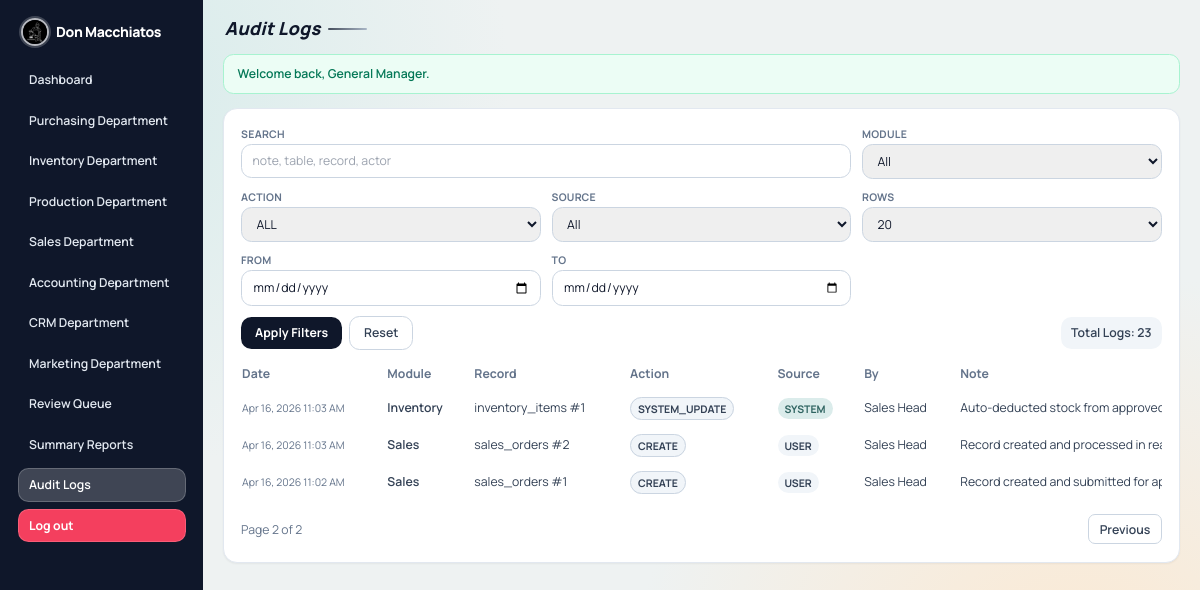
Page /audit_logs.php?page=2 (signed in) on the earlier database version.
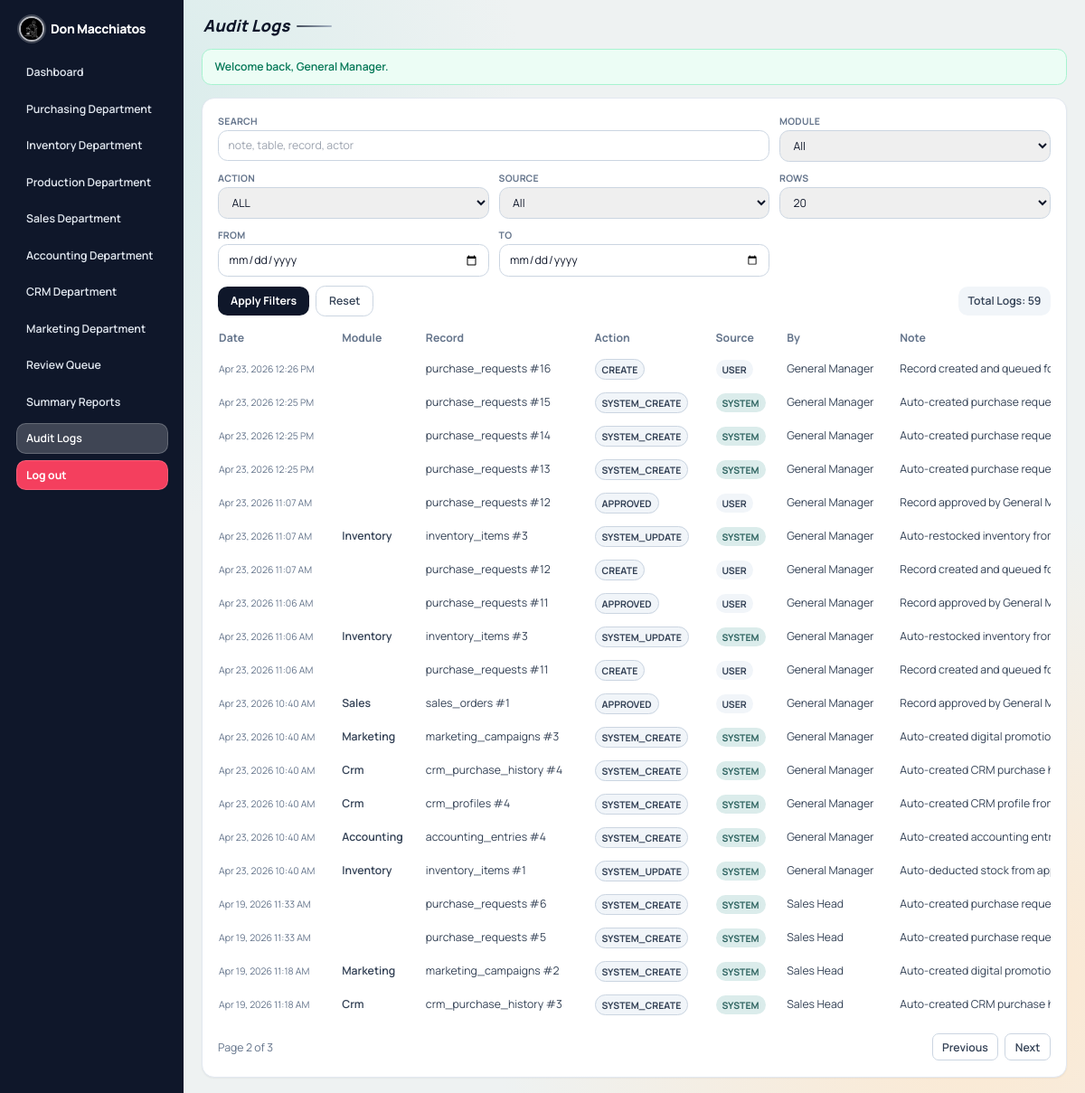
Same page on the later database version.
### tables this page shows
CREATE TABLE `audit_trails` (
  `id` bigint(20) UNSIGNED NOT NULL,
  `module` enum('inventory','production','sales','accounting','crm','marketing','system') NOT NULL,
  `table_name` varchar(100) NOT NULL,
  `record_id` int(10) UNSIGNED NOT NULL,
  `action_type` varchar(40) NOT NULL,
  `source` enum('user','system') NOT NULL DEFAULT 'user',
  `note` text DEFAULT NULL,
  `old_data` longtext DEFAULT NULL CHECK (json_valid(`old_data`)),
  `new_data` longtext DEFAULT NULL CHECK (json_valid(`new_data`)),
  `diff_data` longtext DEFAULT NULL CHECK (json_valid(`diff_data`)),
  `performed_by` int(10) UNSIGNED DEFAULT NULL,
  `performed_at` datetime NOT NULL DEFAULT current_timestamp()
);

CREATE TABLE `users` (
  `id` int(10) UNSIGNED NOT NULL,
  `full_name` varchar(120) NOT NULL,
  `username` varchar(60) NOT NULL,
  `password_hash` varchar(255) NOT NULL,
  `role` enum('general_manager','department_head') NOT NULL,
  `department` enum('purchasing','inventory','production','sales','accounting','crm','marketing') DEFAULT NULL,
  `created_at` datetime NOT NULL DEFAULT current_timestamp(),
  `updated_at` datetime NOT NULL DEFAULT current_timestamp() ON UPDATE current_timestamp()
);

### includes/functions.php (called while the page is built, shortened)
<?php
function e($value): string
{
    return htmlspecialchars((string) $value, ENT_QUOTES, 'UTF-8');
}
function consume_flashes(): array
{
    $flashes = $_SESSION['flashes'] ?? [];
    return $flashes;
}
function departments(): array
{
    global $DEPARTMENTS;
    return $DEPARTMENTS;
}
function can_user_access_department(array $user, string $departmentKey): bool
{
    if (($user['role'] ?? null) === ROLE_GENERAL_MANAGER) {
        return in_array($departmentKey, ['purchasing', 'inventory', 'production', 'sales', 'accounting', 'crm', 'marketing'], true);
    }
    return ($user['role'] ?? null) === ROLE_DEPARTMENT_HEAD && ($user['department'] ?? '') === $departmentKey;
}
function format_table_value(string $column, $value): string
{
    if (in_array($column, ['created_at', 'updated_at', 'approved_at', 'last_purchase_at', 'paid_at'], true)) {
        $timestamp = strtotime((string) $value);
        return $timestamp ? date('M d, Y h:i A', $timestamp) : (string) $value;
    }
    return (string) $value;
}
function query_with(array $base, array $changes = [], array $remove = []): string
{
    $query = $base;
    foreach ($changes as $key => $value) {
        $query[$key] = $value;
    }
    return http_build_query($query);
}

### config.php (called while the page is built, shortened)
<?php
$DEPARTMENTS = [
    'purchasing' => 'Purchasing Department',
    'inventory' => 'Inventory Department',
    'production' => 'Production Department',
    'sales' => 'Sales Department',
    'accounting' => 'Accounting Department',
    'crm' => 'CRM Department',
    'marketing' => 'Marketing Department',
];

### includes/auth.php (called while the page is built, shortened)
<?php
function current_user(): ?array
{
    return $_SESSION['user'] ?? null;
}

### audit_logs.php (the view, shortened to what the changed rows need)
<?php
$pdo = db();
$page = max(1, (int) ($_GET['page'] ?? 1));
$perPage = (int) ($_GET['per_page'] ?? 20);
$where = [];
$params = [];
$whereSql = $where ? ('WHERE ' . implode(' AND ', $where)) : '';
$countStmt = $pdo->prepare("SELECT COUNT(*)
    FROM audit_trails a
    LEFT JOIN users u ON u.id = a.performed_by
    {$whereSql}");
$countStmt->execute($params);
$totalRows = (int) $countStmt->fetchColumn();
$totalPages = max(1, (int) ceil($totalRows / $perPage));
$offset = ($page - 1) * $perPage;
$listStmt = $pdo->prepare("SELECT a.*, u.full_name AS performed_name
    FROM audit_trails a
    LEFT JOIN users u ON u.id = a.performed_by
    {$whereSql}
    ORDER BY a.performed_at DESC, a.id DESC
    LIMIT {$perPage} OFFSET {$offset}");
$listStmt->execute($params);
$rows = $listStmt->fetchAll();
$pageTitle = 'Audit Logs';
$activePage = 'audit_logs';
require_once __DIR__ . '/includes/layout_top.php';
?>
<section class="rounded-2xl border border-slate-200 bg-white p-5 shadow-sm">
    <form method="get" class="grid gap-3 md:grid-cols-3 xl:grid-cols-6">
        <div class="md:col-span-3 xl:col-span-6 flex flex-wrap items-center gap-2">
            <button type="submit" class="rounded-xl bg-slate-900 px-4 py-2 text-sm font-bold text-white hover:bg-slate-800">Apply Filters</button>
            <a href="audit_logs.php" class="rounded-xl border border-slate-300 bg-white px-4 py-2 text-sm font-semibold text-slate-700 hover:bg-slate-50">Reset</a>
            <p class="w-full rounded-xl bg-slate-100 px-3 py-2 text-sm font-semibold text-slate-700 sm:ml-auto sm:w-auto">Total Logs: <?= e((string) $totalRows) ?></p>
        </div>
    </form>
    <div class="table-scroll mt-4">
        <table class="stack-table w-full min-w-[1100px] text-sm">
            <thead>
            <tr class="text-left text-slate-500">
                <th class="pb-2 pr-4" data-priority="low">Date</th>
                <th class="pb-2 pr-4" data-priority="high">Module</th>
                <th class="pb-2 pr-4" data-priority="high">Record</th>
                <th class="pb-2 pr-4" data-priority="high">Action</th>
                <th class="pb-2 pr-4" data-priority="medium">Source</th>
                <th class="pb-2 pr-4" data-priority="low">By</th>
                <th class="pb-2 pr-4" data-priority="low">Note</th>
            </tr>
            </thead>
            <tbody class="text-slate-700">
            <?php if ($rows): ?>
                <?php foreach ($rows as $row): ?>
                    <tr class="border-t border-slate-100">
                        <td class="py-2 pr-4 text-xs text-slate-500"><?= e(format_table_value('updated_at', $row['performed_at'])) ?></td>
                        <td class="py-2 pr-4 font-semibold"><?= e(ucfirst((string) $row['module'])) ?></td>
                        <td class="py-2 pr-4"><?= e((string) $row['table_name']) ?> #<?= e((string) $row['record_id']) ?></td>
                        <td class="py-2 pr-4"><span class="rounded-full border border-slate-300 bg-slate-100 px-2 py-1 text-xs font-bold text-slate-700"><?= e(strtoupper((string) $row['action_type'])) ?></span></td>
                        <td class="py-2 pr-4"><span class="rounded-full px-2 py-1 text-xs font-bold <?= $row['source'] === 'system' ? 'bg-brand-100 text-brand-700' : 'bg-slate-100 text-slate-700' ?>"><?= e(strtoupper((string) $row['source'])) ?></span></td>
                        <td class="py-2 pr-4"><?= e($row['performed_name'] ?? 'System') ?></td>
                        <td class="py-2 pr-4 max-w-[260px] truncate" title="<?= e((string) ($row['note'] ?? '')) ?>"><?= e((string) ($row['note'] ?? '-')) ?></td>
                    </tr>
                <?php endforeach; ?>
            <?php else: ?>
                <tr>
                    <td colspan="8" class="py-4 text-center text-slate-500">No audit records match the current filters.</td>
                </tr>
            <?php endif; ?>
            </tbody>
        </table>
    </div>
    <?php if ($totalPages > 1): ?>
        <div class="mt-4 flex flex-wrap items-center justify-between gap-3 text-sm">
            <p class="text-slate-500">Page <?= e((string) $page) ?> of <?= e((string) $totalPages) ?></p>
            <div class="flex items-center gap-2">
                <?php if ($page > 1): ?>
                    <a href="audit_logs.php?<?= e(query_with($_GET, ['page' => $page - 1])) ?>" class="rounded-lg border border-slate-300 bg-white px-3 py-1.5 font-semibold text-slate-700 hover:bg-slate-50">Previous</a>
                <?php endif; ?>
                <?php if ($page < $totalPages): ?>
                    <a href="audit_logs.php?<?= e(query_with($_GET, ['page' => $page + 1])) ?>" class="rounded-lg border border-slate-300 bg-white px-3 py-1.5 font-semibold text-slate-700 hover:bg-slate-50">Next</a>
                <?php endif; ?>
            </div>
        </div>
    <?php endif; ?>
</section>
<?php require_once __DIR__ . '/includes/layout_bottom.php'; ?>

### includes/layout_top.php (shortened to what the changed rows need)
<?php
$user = current_user();
$navClass = static function (bool $active): string {
    if ($active) {
        return 'bg-white/20 text-white border border-white/20';
    }
    return 'text-slate-200 border border-transparent hover:bg-white/10 hover:border-white/20';
};
$tailwindCssFile = __DIR__ . '/../assets/css/tailwind.css';
$tailwindCssVersion = is_file($tailwindCssFile) ? (string) filemtime($tailwindCssFile) : '1';
$fontCssFile = __DIR__ . '/../assets/css/fonts.css';
$fontCssVersion = is_file($fontCssFile) ? (string) filemtime($fontCssFile) : '1';
?>
<!doctype html>
<html lang="en">
<head>
    <link rel="stylesheet" href="assets/css/fonts.css?v=<?= e($fontCssVersion) ?>">
    <link rel="stylesheet" href="assets/css/tailwind.css?v=<?= e($tailwindCssVersion) ?>">
</head>
<body>
<div class="min-h-screen flex w-full overflow-x-hidden">
    <aside class="app-sidebar hidden md:flex md:fixed md:inset-y-0 md:left-0 md:flex-col md:overflow-y-auto bg-slate-900 text-slate-100 p-4 lg:p-5">
        <div>
            <div class="mb-5 flex items-center gap-2 px-1">
                <h1 class="overflow-hidden text-ellipsis whitespace-nowrap text-base font-extrabold tracking-tight text-white"><?= e(APP_NAME) ?></h1>
            </div>
            <nav class="space-y-2">
                <a href="dashboard.php" class="block rounded-xl px-3 py-2 text-sm font-semibold <?= $navClass($activePage === 'dashboard') ?>">Dashboard</a>
                <?php foreach (departments() as $departmentKey => $departmentName): ?>
                    <?php if (can_user_access_department($user ?? [], $departmentKey)): ?>
                        <a href="department.php?dept=<?= e($departmentKey) ?>" class="block rounded-xl px-3 py-2 text-sm font-semibold <?= $navClass($activePage === 'department_' . $departmentKey) ?>"><?= e($departmentName) ?></a>
                    <?php endif; ?>
                <?php endforeach; ?>
                <?php if (($user['role'] ?? '') === ROLE_GENERAL_MANAGER): ?>
                    <a href="approvals.php" class="block rounded-xl px-3 py-2 text-sm font-semibold <?= $navClass($activePage === 'approvals') ?>">Review Queue</a>
                    <a href="reports.php" class="block rounded-xl px-3 py-2 text-sm font-semibold <?= $navClass($activePage === 'reports') ?>">Summary Reports</a>
                    <a href="audit_logs.php" class="block rounded-xl px-3 py-2 text-sm font-semibold <?= $navClass($activePage === 'audit_logs') ?>">Audit Logs</a>
                <?php endif; ?>
                <a href="logout.php" class="mt-3 block rounded-xl border border-rose-300/30 bg-rose-500 px-3 py-2 text-sm font-bold text-white hover:bg-rose-400">Log out</a>
            </nav>
        </div>
    </aside>
    <main class="app-main flex-1">
        <div class="app-content-wrap">
            <header class="app-page-title-wrap" role="banner">
                <div class="app-page-title-main">
                    <h2 class="app-page-title text-slate-900"><?= e($pageTitle) ?></h2>
                </div>
            </header>
            <?php foreach (consume_flashes() as $flash): ?>
                <div class="mb-4 rounded-xl border px-4 py-3 text-sm font-semibold <?= $flash['type'] === 'success' ? 'border-emerald-200 bg-emerald-50 text-emerald-700' : 'border-rose-200 bg-rose-50 text-rose-700' ?>">
                    <?= e($flash['message']) ?>
                </div>
            <?php endforeach; ?>

Differences in the rows shown:
no longer on this page (row unchanged): audit_trails: performed_at "Apr 16, 2026 11:03 AM", module "Inventory", table_name "inventory_items", record "1", action_type "SYSTEM_UPDATE", source "SYSTEM", performed_by.full_name "Sales Head", note "Auto-deducted stock from…"
no longer on this page (row unchanged): audit_trails: performed_at "Apr 16, 2026 11:03 AM", module "Sales", table_name "sales_orders", record "2", action_type "CREATE", source "USER", performed_by.full_name "Sales Head", note "Record created and processed in…"
no longer on this page (row unchanged): audit_trails: performed_at "Apr 16, 2026 11:02 AM", module "Sales", table_name "sales_orders", record "1", action_type "CREATE", source "USER", performed_by.full_name "Sales Head", note "Record created and submitted for…"
added audit_trails: performed_at "Apr 23, 2026 12:26 PM", table_name "purchase_requests", record "16", action_type "CREATE", source "USER", performed_by.full_name "General Manager", note "Record created and queued…"
added audit_trails: performed_at "Apr 23, 2026 12:25 PM", table_name "purchase_requests", record "15", action_type "SYSTEM_CREATE", source "SYSTEM", performed_by.full_name "General Manager", note "Auto-created purchase request after Inventory…"
added audit_trails: performed_at "Apr 23, 2026 12:25 PM", table_name "purchase_requests", record "14", action_type "SYSTEM_CREATE", source "SYSTEM", performed_by.full_name "General Manager", note "Auto-created purchase request after Inventory…"
added audit_trails: performed_at "Apr 23, 2026 12:25 PM", table_name "purchase_requests", record "13", action_type "SYSTEM_CREATE", source "SYSTEM", performed_by.full_name "General Manager", note "Auto-created purchase request after Inventory…"
added audit_trails: performed_at "Apr 23, 2026 11:07 AM", table_name "purchase_requests", record "12", action_type "APPROVED", source "USER", performed_by.full_name "General Manager", note "Record approved by General…"
added audit_trails: performed_at "Apr 23, 2026 11:07 AM", module "Inventory", table_name "inventory_items", record "3", action_type "SYSTEM_UPDATE", source "SYSTEM", performed_by.full_name "General Manager", note "Auto-restocked inventory from approved purch…"
added audit_trails: performed_at "Apr 23, 2026 11:07 AM", table_name "purchase_requests", record "12", action_type "CREATE", source "USER", performed_by.full_name "General Manager", note "Record created and queued…"
added audit_trails: performed_at "Apr 23, 2026 11:06 AM", table_name "purchase_requests", record "11", action_type "APPROVED", source "USER", performed_by.full_name "General Manager", note "Record approved by General…"
added audit_trails: performed_at "Apr 23, 2026 11:06 AM", module "Inventory", table_name "inventory_items", record "3", action_type "SYSTEM_UPDATE", source "SYSTEM", performed_by.full_name "General Manager", note "Auto-restocked inventory from approved purch…"
added audit_trails: performed_at "Apr 23, 2026 11:06 AM", table_name "purchase_requests", record "11", action_type "CREATE", source "USER", performed_by.full_name "General Manager", note "Record created and queued…"
added audit_trails: performed_at "Apr 23, 2026 10:40 AM", module "Sales", table_name "sales_orders", record "1", action_type "APPROVED", source "USER", performed_by.full_name "General Manager", note "Record approved by General…"
added audit_trails: performed_at "Apr 23, 2026 10:40 AM", module "Marketing", table_name "marketing_campaigns", record "3", action_type "SYSTEM_CREATE", source "SYSTEM", performed_by.full_name "General Manager", note "Auto-created digital promotion campaign from…"
added audit_trails: performed_at "Apr 23, 2026 10:40 AM", module "Crm", table_name "crm_purchase_history", record "4", action_type "SYSTEM_CREATE", source "SYSTEM", performed_by.full_name "General Manager", note "Auto-created CRM purchase history from appro…"
added audit_trails: performed_at "Apr 23, 2026 10:40 AM", module "Crm", table_name "crm_profiles", record "4", action_type "SYSTEM_CREATE", source "SYSTEM", performed_by.full_name "General Manager", note "Auto-created CRM profile from approved sales…"
added audit_trails: performed_at "Apr 23, 2026 10:40 AM", module "Accounting", table_name "accounting_entries", record "4", action_type "SYSTEM_CREATE", source "SYSTEM", performed_by.full_name "General Manager", note "Auto-created accounting entry from approved s…"
added audit_trails: performed_at "Apr 23, 2026 10:40 AM", module "Inventory", table_name "inventory_items", record "1", action_type "SYSTEM_UPDATE", source "SYSTEM", performed_by.full_name "General Manager", note "Auto-deducted stock from approved sales orde…"
now on this page (row unchanged): audit_trails: performed_at "Apr 19, 2026 11:33 AM", table_name "purchase_requests", record "6", action_type "SYSTEM_CREATE", source "SYSTEM", performed_by.full_name "Sales Head", note "Auto-created purchase request from low stock…"
now on this page (row unchanged): audit_trails: performed_at "Apr 19, 2026 11:33 AM", table_name "purchase_requests", record "5", action_type "SYSTEM_CREATE", source "SYSTEM", performed_by.full_name "Sales Head", note "Auto-created purchase request from low stock…"
now on this page (row unchanged): audit_trails: performed_at "Apr 19, 2026 11:18 AM", module "Marketing", table_name "marketing_campaigns", record "2", action_type "SYSTEM_CREATE", source "SYSTEM", performed_by.full_name "Sales Head", note "Auto-created digital promotion campaign from…"
now on this page (row unchanged): audit_trails: performed_at "Apr 19, 2026 11:18 AM", module "Crm", table_name "crm_purchase_history", record "3", action_type "SYSTEM_CREATE", source "SYSTEM", performed_by.full_name "Sales Head", note "Auto-created CRM purchase history from appro…"
Other differences:
$totalRows: "23" → "59"
$totalPages: "2" → "3"
text now shown: "Next"
